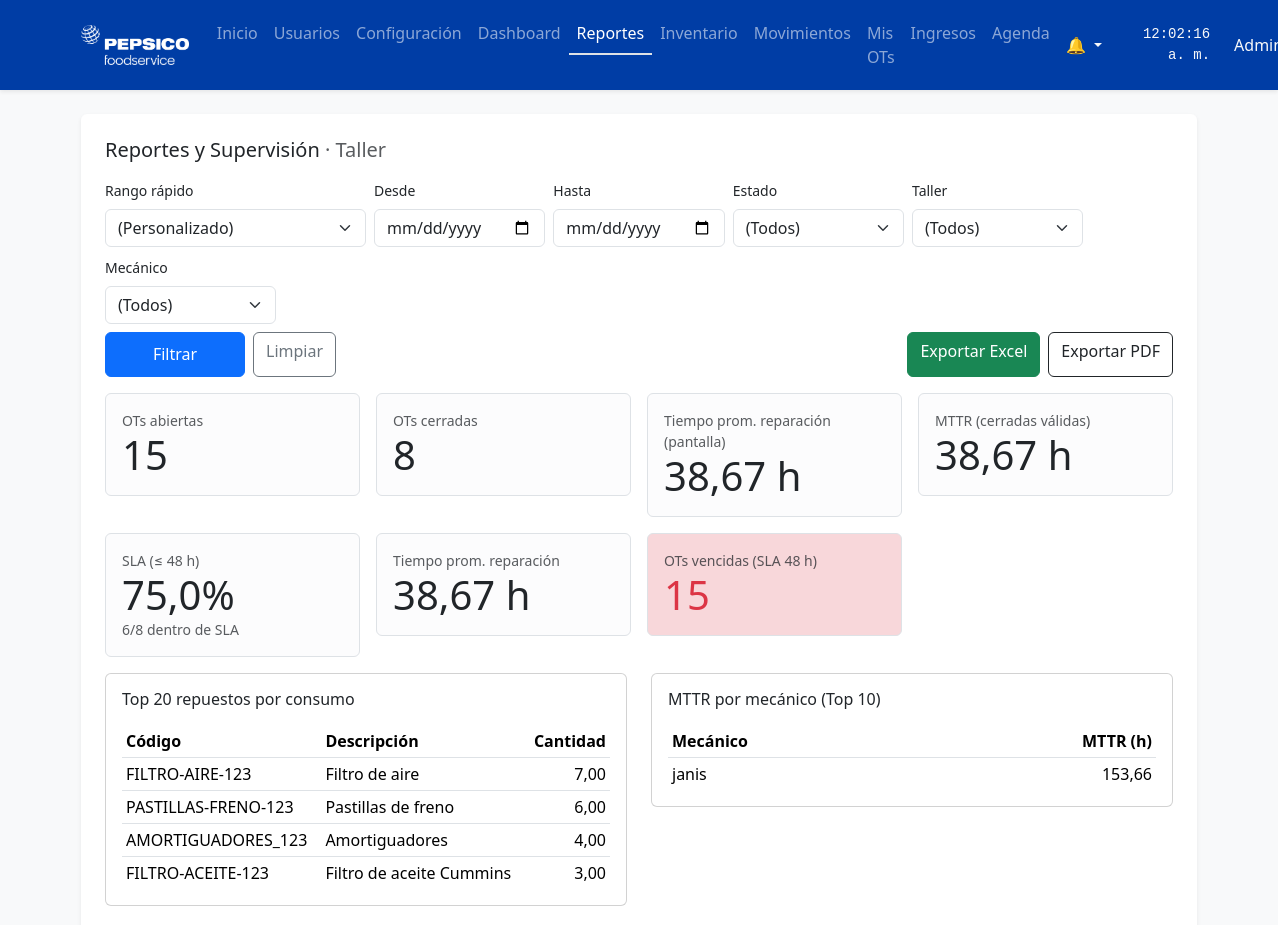
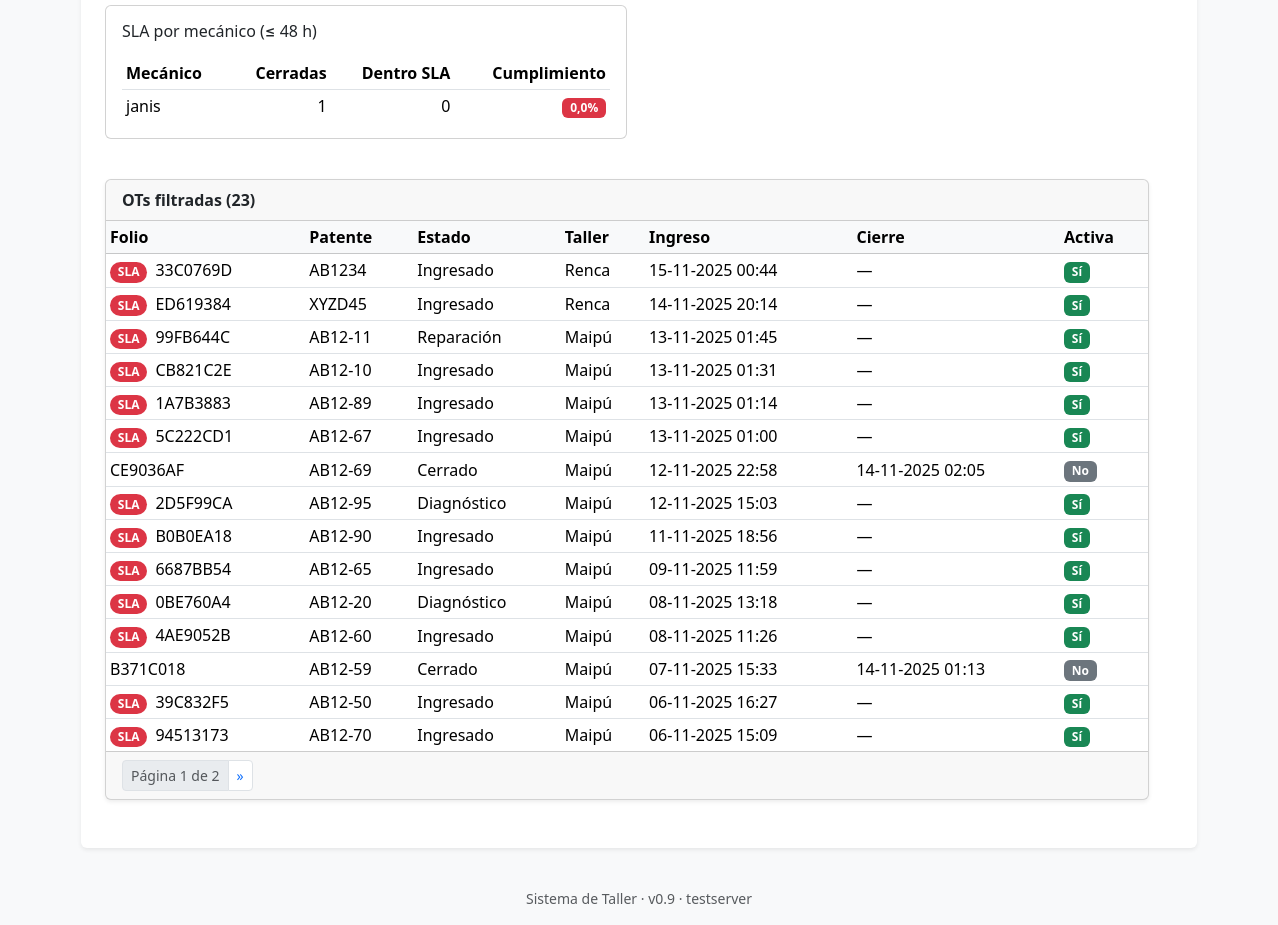
The app's page /reportes/?2&page_o=1 (signed in), older data (2 pictures, top to bottom).
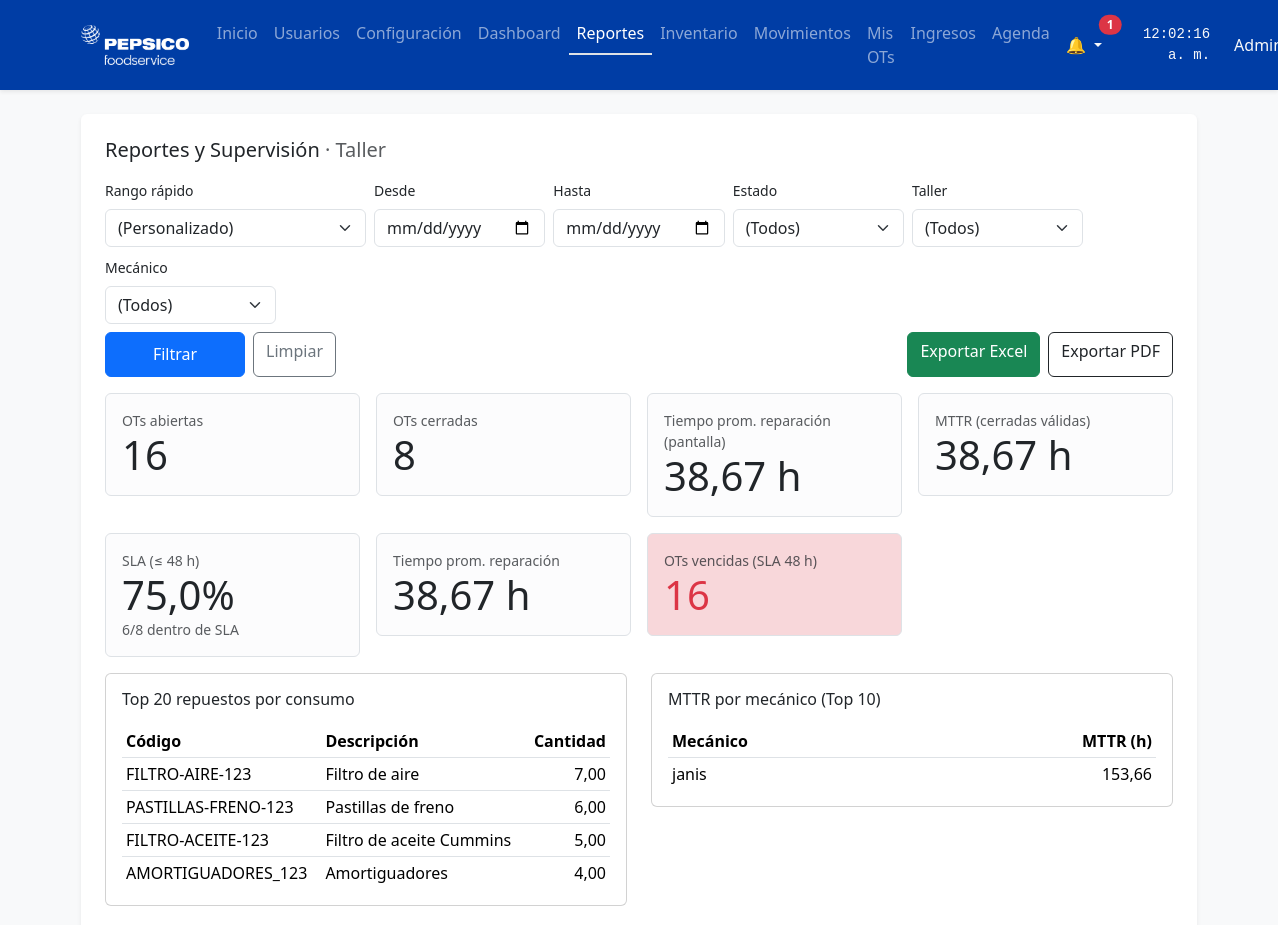
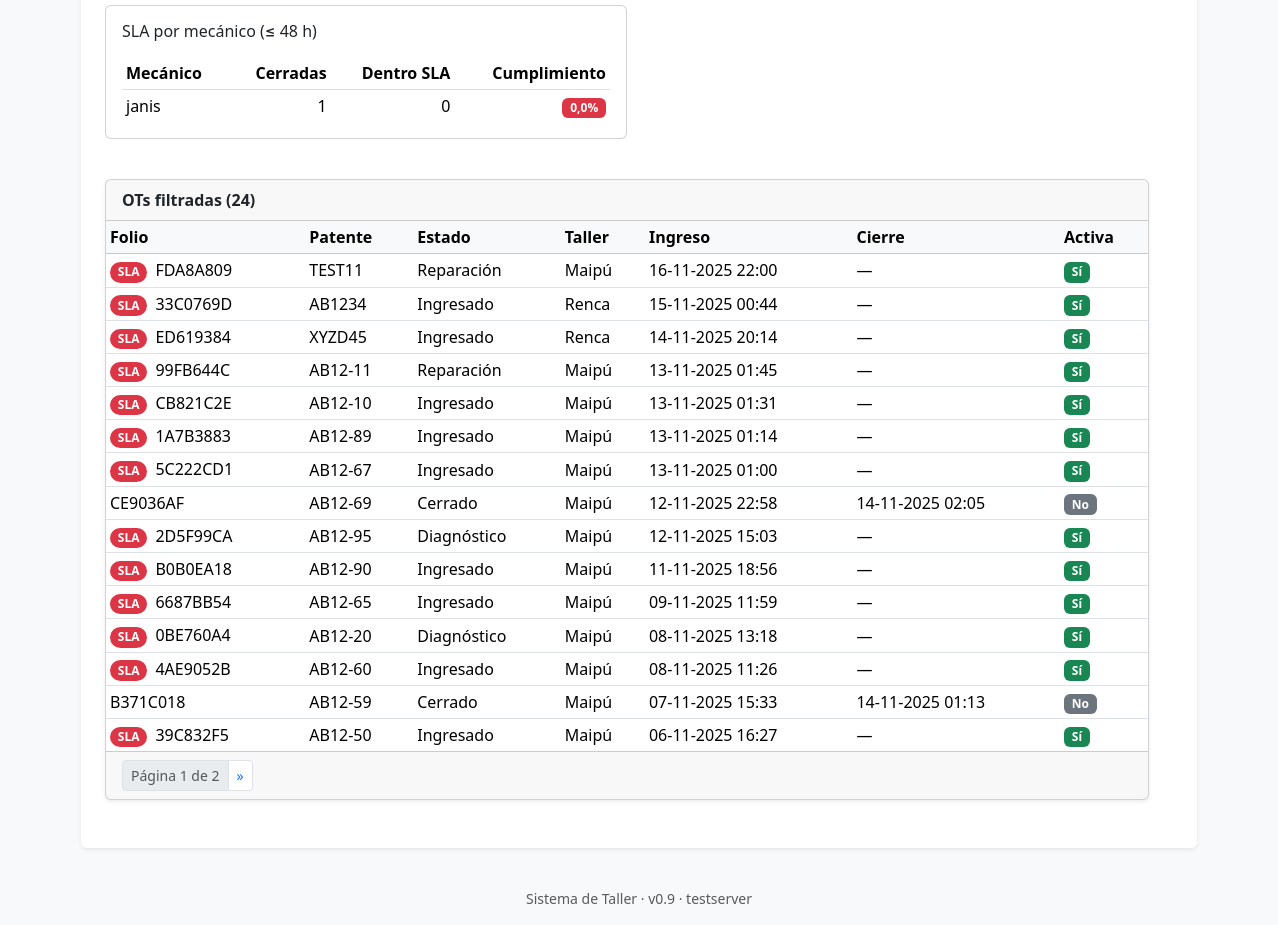
The same page, newer data (2 pictures, top to bottom).
### inventario/models.py (models this page shows, shortened)
class Repuesto(models.Model):
    codigo = models.CharField(max_length=50, unique=True)
    descripcion = models.CharField(max_length=255)
    unidad = models.CharField(max_length=10, choices=UNIDADES, default="un")
    stock_actual = models.DecimalField(max_digits=12, decimal_places=2, default=0)
    stock_minimo = models.DecimalField(max_digits=12, decimal_places=2, default=0)
    activo = models.BooleanField(default=True)
    class Meta:
        ordering = ["codigo"]

### ot/models.py (models this page shows, shortened)
class OrdenTrabajo(models.Model):
    folio = models.CharField(max_length=20, unique=True)
    vehiculo = models.ForeignKey(
        Vehiculo,
        on_delete=models.PROTECT,   # o CASCADE si lo prefieres
        related_name="ots"
    )
    taller = models.ForeignKey(Taller, on_delete=models.PROTECT)
    responsable = models.CharField(max_length=120, blank=True)
    estado_actual = models.CharField(max_length=3, choices=EstadoOT.choices, default=EstadoOT.INGRESADO)
    prioridad = models.IntegerField(choices=PrioridadOT.choices, default=PrioridadOT.MEDIA)
    fecha_ingreso = models.DateTimeField(auto_now_add=True)
    fecha_cierre = models.DateTimeField(null=True, blank=True)
    activa = models.BooleanField(default=True)
    mecanico_asignado = models.ForeignKey(
        settings.AUTH_USER_MODEL,
        null=True, blank=True, on_delete=models.SET_NULL,
        related_name="ots_asignadas"
    )
    fecha_compromiso = models.DateTimeField(null=True, blank=True)
    chofer = models.CharField(max_length=120, blank=True)
    class Meta:
        constraints = [
            models.UniqueConstraint(
                fields=['vehiculo'],
                condition=Q(activa=True),
                name='uniq_ot_activa_por_vehiculo'
            )
        ]
        indexes = [
            models.Index(fields=["folio"]),
            models.Index(fields=["estado_actual"]),
            models.Index(fields=["prioridad"]),  # ← para ordenar/buscar por prioridad
        ]

### taller/models.py (models this page shows, shortened)
class Vehiculo(models.Model):
    patente = models.CharField(max_length=12, unique=True)
    marca = models.CharField(max_length=80, blank=True)
    modelo = models.CharField(max_length=80, blank=True)
    tipo = models.ForeignKey(TipoVehiculo, null=True, blank=True, on_delete=models.SET_NULL)
    estado = models.CharField(max_length=10, choices=EstadoVehiculo.choices, default=EstadoVehiculo.OPERATIVO)
    class Meta:
        indexes = [models.Index(fields=["patente"])]
        verbose_name = "Vehículo"
        verbose_name_plural = "Vehículos"

class Taller(models.Model):
    nombre = models.CharField(max_length=120, unique=True)
    direccion = models.CharField(max_length=200, blank=True)
    capacidad = models.PositiveIntegerField(default=1)
    class Meta:
        verbose_name = "Taller"
        verbose_name_plural = "Talleres"

### reportes/views.py (the view)
# urls.py: path("", views.dashboard_reportes, name="reportes_dashboard"),
@login_required
@require_roles(Rol.SUPERVISOR, Rol.JEFE_TALLER, Rol.ADMIN)
def dashboard_reportes(request):
    qs_ot, filtros = _parse_filters(request)
    stats = _stats_dashboard(qs_ot, global_top_veh=False, veh_metric=filtros.get("veh_metric") or "ots")
    objetivo_h = _sla_objetivo_horas()
    sla_total, sla_dentro, sla_pct = _sla_resumen(qs_ot, objetivo_h)
    sla_mecanicos = _sla_por_mecanico(qs_ot, objetivo_h, limit=10)
    mttr_h = _mttr_horas(qs_ot)
    mttr_mecanicos = _mttr_por_mecanico(qs_ot, limit=10)
    cfg = Config.get_solo()
    page_r = request.GET.get("page_r") or 1
    page_v = request.GET.get("page_v") or 1
    page_o = request.GET.get("page_o") or 1
    rep_paginator = Paginator(stats["top_repuestos"], 20)
    veh_paginator = Paginator(stats["top_vehiculos"], 20)
    top_repuestos_page = rep_paginator.get_page(page_r)
    top_vehiculos_page = veh_paginator.get_page(page_v)
    ots_qs = qs_ot.select_related("vehiculo", "taller").only(
        "folio", "estado_actual", "activa", "fecha_ingreso", "fecha_cierre",
        "vehiculo__patente", "taller__nombre"
    ).order_by("-fecha_ingreso")
    ots_paginator = Paginator(ots_qs, 15)
    ots_page = ots_paginator.get_page(page_o)
    ahora = timezone.now()
    limite = ahora - timedelta(hours=getattr(cfg, "sla_horas", 0) or 0)
    kpi_vencidas = qs_ot.filter(activa=True, fecha_ingreso__lte=limite).count()
    from taller.models import Taller
    from django.contrib.auth.models import User
    talleres = Taller.objects.all().order_by("nombre")
    mecanicos = User.objects.filter(is_active=True).order_by("username")
    vencidas_ids = set(
        qs_ot.filter(activa=True, fecha_ingreso__lte=limite).values_list("id", flat=True)
    )
    ctx = {
        "cfg": cfg,
        "filtros": filtros,
        "estados": EstadoOT.choices,
        "talleres": talleres,
        "mecanicos": mecanicos,
        "kpi_abiertas": stats["kpi_abiertas"],
        "kpi_cerradas": stats["kpi_cerradas"],
        "kpi_tiempo_prom": stats["kpi_tiempo_prom"],
        "kpi_vencidas": kpi_vencidas,
        "top_repuestos": top_repuestos_page,
        "top_vehiculos": top_vehiculos_page,
        "ots_page": ots_page,
        "kpi_mttr": mttr_h,
        "mttr_mecanicos": mttr_mecanicos,
        "sla_objetivo": objetivo_h,
        "sla_total": sla_total,
        "sla_dentro": sla_dentro,
        "sla_pct": sla_pct,
        "sla_mecanicos": sla_mecanicos,
        "ots_vencidas_ids": vencidas_ids,
    }
    return render(request, "reportes_dashboard.html", ctx)

### core/auth.py (called while the page is built)
def require_roles(*roles):
    def decorator(viewfunc):
        @wraps(viewfunc)
        @login_required
        def _wrapped(request, *args, **kwargs):
            perfil = getattr(request.user, "perfil", None)
            rol = getattr(perfil, "rol", None)
            if rol in roles or rol == Rol.ADMIN:
                return viewfunc(request, *args, **kwargs)
            messages.warning(request, "No tienes permisos para acceder a esta sección.")
            return redirect("home")
        return _wrapped
    return decorator

### core/context_processors.py (called while the page is built)
def notif_count(request):
    if request.user.is_authenticated:
        try:
            return {
                "notif_unread": request.user.notificaciones.filter(leida=False).count()
            }
        except Exception:
            return {"notif_unread": 0}
    return {"notif_unread": 0}

### core/models.py (called while the page is built)
    @classmethod
    def get_solo(cls):
        obj, _ = cls.objects.get_or_create(pk=1)
        return obj

### core/templatetags/roles.py (called while the page is built)
def _get_user_role(user):
    try:
        return user.perfil.rol or ""
    except Exception:
        return ""

def _is_admin(user):
    return _get_user_role(user) == "ADMIN"

### reportes/templates/reportes_dashboard.html (shortened to what the changed rows need)
{% extends "base.html" %}
{% load humanize %}
{% block content %}
<div class="bg-white p-4 rounded shadow-sm">
  <h1 class="h5 mb-3">Reportes y Supervisión <span class="text-muted">· {{ cfg.nombre_taller }}</span></h1>
  <div class="row g-3 mb-3">
    <div class="col-12 col-md-3">
      <div class="p-3 border rounded bg-light-subtle">
        <div class="small text-muted">OTs abiertas</div>
        <div class="display-6">{{ kpi_abiertas|intcomma }}</div>
      </div>
    </div>
    <div class="col-12 col-md-3">
      <div class="p-3 border rounded {% if kpi_vencidas > 0 %}bg-danger-subtle{% else %}bg-light-subtle{% endif %}">
        <div class="display-6">
          <span class="{% if kpi_vencidas > 0 %}text-danger{% endif %}">
            {{ kpi_vencidas|intcomma }}
          </span>
        </div>
      </div>
    </div>
  </div>
    <div class="row g-4 mb-4 align-items-stretch">
        <div class="col-12 col-lg-6">
          <div class="card card-body">
            <h2 class="h6 mb-3">Top 20 repuestos por consumo</h2>
            <div class="table-responsive-sm">
              <table class="table table-sm align-middle mb-0">
                <thead>
                  <tr>
                    <th>Código</th>
                    <th class="d-none d-sm-table-cell">Descripción</th>
                    <th class="text-end">Cantidad</th>
                  </tr>
                </thead>
                <tbody>
                  {% for r in top_repuestos %}
                    <tr>
                      <td>{{ r.repuesto__codigo }}</td>
                      <td class="d-none d-sm-table-cell">{{ r.repuesto__descripcion }}</td>
                      <td class="text-end">{{ r.total|floatformat:2 }}</td>
                    </tr>
                  {% empty %}
                    <tr><td colspan="3" class="text-muted">Sin datos.</td></tr>
                  {% endfor %}
                </tbody>
              </table>
            </div>
          </div>
        </div>
        <div class="col-12 col-lg-6">
          <div class="card card-body">
            <h2 class="h6 mb-3">MTTR por mecánico (Top 10)</h2>
            <div class="table-responsive-sm">
              <table class="table table-sm align-middle mb-0">
                <thead>
                  <tr>
                    <th>Mecánico</th>
                    <th class="text-end">MTTR (h)</th>
                  </tr>
                </thead>
                <tbody>
                  {% for user, h in mttr_mecanicos %}
                    <tr>
                      <td>{{ user }}</td>
                      <td class="text-end">
                        {% if h %}{{ h|floatformat:"-2" }}{% else %}—{% endif %}
                      </td>
                    </tr>
                  {% empty %}
                    <tr><td colspan="2" class="text-muted">Sin datos.</td></tr>
                  {% endfor %}
                </tbody>
              </table>
            </div>
          </div>
        </div>
        <div class="col-12 col-lg-6">
          <div class="card card-body">
            <h2 class="h6 mb-3">SLA por mecánico (≤ {{ sla_objetivo }} h)</h2>
            <div class="table-responsive-sm">
              <table class="table table-sm align-middle mb-0">
                <thead>
                  <tr>
                    <th>Mecánico</th>
                    <th class="text-end">Cerradas</th>
                    <th class="text-end d-none d-sm-table-cell">Dentro SLA</th>
                    <th class="text-end">Cumplimiento</th>
                  </tr>
                </thead>
                <tbody>
                  {% for user, t, d, p in sla_mecanicos %}
                    <tr>
                      <td>{{ user }}</td>
                      <td class="text-end">{{ t }}</td>
                      <td class="text-end d-none d-sm-table-cell">{{ d }}</td>
                      <td class="text-end">
                        <span class="badge {% if p >= 90 %}text-bg-success{% elif p >= 70 %}text-bg-warning{% else %}text-bg-danger{% endif %}">
                          {{ p }}%
                        </span>
                      </td>
                    </tr>
                  {% empty %}
                    <tr><td colspan="4" class="text-muted">Sin datos.</td></tr>
                  {% endfor %}
                </tbody>
              </table>
            </div>
          </div>
        </div>
        <div class="row g-4 mt-3">
        <div class="col-12">
            <div class="card shadow-sm w-100">
            <div class="card-header py-2">
                <strong>OTs filtradas ({{ ots_page.paginator.count|intcomma }})</strong>
            </div>
            <div class="card-body p-0">
                <div class="table-responsive-sm">
                <table class="table table-sm align-middle mb-0">
                    <thead class="table-light">
                    <tr>
                        <th>Folio</th>
                        <th>Patente</th>
                        <th>Estado</th>
                        <th>Taller</th>
                        <th>Ingreso</th>
                        <th>Cierre</th>
                        <th>Activa</th>
                    </tr>
                    </thead>
                    <tbody>
                    {% for ot in ots_page %}
                        <tr>
                        <td class="text-nowrap">
                          {% if ot.id in ots_vencidas_ids %}
                            <span class="badge rounded-pill text-bg-danger me-1">SLA</span>
                          {% endif %}
                          {{ ot.folio }}
                        </td>
                        <td class="text-nowrap">{{ ot.vehiculo.patente }}</td>
                        <td>{{ ot.get_estado_actual_display }}</td>
                        <td>{{ ot.taller.nombre }}</td>
                        <td class="text-nowrap">{{ ot.fecha_ingreso|date:"d-m-Y H:i" }}</td>
                        <td class="text-nowrap">{% if ot.fecha_cierre %}{{ ot.fecha_cierre|date:"d-m-Y H:i" }}{% else %}—{% endif %}</td>
                        <td>
                            {% if ot.activa %}
                            <span class="badge text-bg-success">Sí</span>
                            {% else %}
                            <span class="badge text-bg-secondary">No</span>
                            {% endif %}
                        </td>
                        </tr>
                    {% empty %}
                        <tr><td colspan="7" class="text-muted">Sin OTs para los filtros seleccionados.</td></tr>
                    {% endfor %}
                    </tbody>
                </table>
                </div>
            </div>
            </div>
        </div>
        </div>
    </div>
</div>
{% endblock %}

### templates/partials/navbar.html (shortened to what the changed rows need)
{% load static %}
{% load roles %}
<nav class="navbar navbar-expand-lg navbar-dark bg-primary shadow-sm">
  <div class="container">
    <div class="collapse navbar-collapse" id="navbarNav">
      {% with request.resolver_match.url_name as url_name %}
      <ul class="navbar-nav ms-auto align-items-center">
        {% if request.user.is_authenticated %}
          <li class="nav-item dropdown me-3">
            <a class="nav-link dropdown-toggle position-relative text-light"
               href="#" id="notifDropdown"
               role="button" data-bs-toggle="dropdown" aria-expanded="false">
              🔔
              {% if notif_unread|add:0 > 0 %}
                <span id="notif-badge"
                      class="position-absolute top-0 start-100 translate-middle badge rounded-pill bg-danger">
                  {{ notif_unread }}
                </span>
              {% else %}
                <span id="notif-badge"
                      class="position-absolute top-0 start-100 translate-middle badge rounded-pill bg-danger d-none">
                  0
                </span>
              {% endif %}
            </a>
          </li>
        {% else %}
          <li class="nav-item">
            <a class="nav-link" href="{% url 'login' %}">Iniciar sesión</a>
          </li>
        {% endif %}
      </ul>
      {% endwith %}
    </div>
  </div>
</nav>

Row changes from the older to the newer data that the page shows:
no longer on this page (row unchanged): OrdenTrabajo: shows "SLA", folio "94513173", vehiculo.patente "AB12-70", estado_actual "Ingresado", taller.nombre "Maipú", fecha_ingreso "06-11-2025 15:09", activa "Sí"
changed Repuesto "FILTRO-ACEITE-123": total "3,00" → "5,00"; moves up the list
added OrdenTrabajo: shows "SLA", folio "FDA8A809", vehiculo.patente "TEST11", estado_actual "Reparación", taller.nombre "Maipú", fecha_ingreso "16-11-2025 22:00", activa "Sí"
Text that changed along with them:
{{ notif_unread }}: (not shown) → "1"
{{ kpi_abiertas|intcomma }}: "15" → "16"
{{ kpi_vencidas|intcomma }}: "15" → "16"
{{ ots_page.paginator.count|intcomma }}: "23" → "24"
